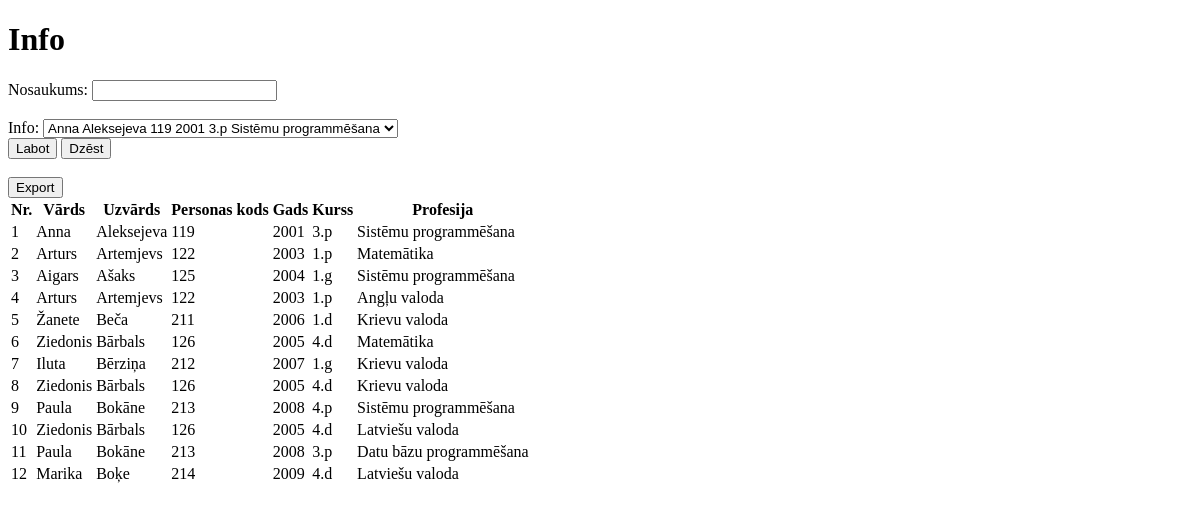
The page /Pages/info_page.php on the database its author committed.
### tables this page shows
CREATE TABLE students(
	id_student INT AUTO_INCREMENT PRIMARY KEY,
	firstName VARCHAR(40) NOT NULL,
	lastName VARCHAR(40) NOT NULL,
	codes VARCHAR(12) NOT NULL,
	years VARCHAR(4) NOT NULL);

CREATE TABLE courses(
	id_course INT AUTO_INCREMENT PRIMARY KEY,
	names VARCHAR(5) NOT NULL);

CREATE TABLE professions (
	id_profession INT AUTO_INCREMENT PRIMARY KEY,
	names VARCHAR(255) NOT NULL);

### services/info_service.php (called while the page is built, shortened)
<?php
    class InfoService{
        private $table = "info";
        public function getAllInfos($conn):array{
            $studentsService = new StudentsService();
            $courseService = new CoursesService();
            $professionsService = new ProfessionsService();
            $sql = "SELECT * FROM ".$this->table;
            $infos = array();
            $result = $conn->query($sql);
            while($row = $result->fetch_object()){
                $id = $row -> id_info;
                $studentID = $row->student_id;
                $courseID = $row->course_id;
                $professionID = $row->profession_id;
                $student = $studentsService ->getStudentsByID($conn,$studentID);
                $course = $courseService ->getCoursesByID($conn,$courseID);
                $profession = $professionsService ->getProfessionsByID($conn,$professionID);
                $this->info = new Info($student, $course, $profession);
               $this->info->setID($id);
                array_push($infos, $this->info);
            }
            return $infos;
        }
    }
?>

### services/students_service.php (called while the page is built, shortened)
<?php
    class StudentsService{
        private $table = "students";
        public function getStudentsByID($conn, $id):Students{
            $sql = "SELECT firstName, lastName ,codes,years FROM ".$this->table." WHERE id_student = $id";
            $result = $conn->query($sql);
            $row = $result->fetch_assoc();
            $fName = $row['firstName'];
            $lName = $row['lastName'];
            $code = (int) $row['codes'];
            $year = (int) $row['years'];
            $this->student = new Students($fName, $lName,$code,$year);
            return $this->student;
        }
    }
?>

### services/courses_service.php (called while the page is built, shortened)
<?php
    class CoursesService{
        private $table = "courses";
        public function getCoursesByID($conn, $id):Courses{
            $sql = "SELECT names FROM ".$this->table." WHERE id_course = $id";
            $result = $conn->query($sql);
            $row = $result->fetch_assoc();
            $Cname = $row['names'];
            $this->course = new Courses($Cname);
            return $this->course;
        }
    }
?>

### services/professions_service.php (called while the page is built, shortened)
<?php
    class ProfessionsService{
        private $table = "professions";
        public function getProfessionsByID($conn, $id):Professions{
            $sql = "SELECT names FROM ".$this->table." WHERE id_profession = $id";
            $result = $conn->query($sql);
            $row = $result->fetch_assoc();
            $names = $row['names'];
            $this->profession = new Professions($names);
            return $this->profession;
        }
    }
?>

### data/info.php (called while the page is built, shortened)
<?php
    class Info{
        private $student_id;
	private $course_id;
        private $profession_id;
        public function __construct(Students $student_id, Courses $course_id ,Professions $profession_id){
            $this->student_id = $student_id;
            $this->course_id = $course_id;
            $this->profession_id = $profession_id;
        }
        public function setId($id)
        {
                return $this;
        }
        public function getStudent_id()
        {
                return $this->student_id;
        }
	    public function getCourse_id()
	    {
	    	    return $this->course_id;
	    }
        public function getProfession_id()
        {
                return $this->profession_id;
        }
    }
?>

### data/students.php (called while the page is built, shortened)
<?php
    class Students{
        private $firstName;
        private $lastName;
        private $codes;
        private $years;
        public function __construct($firstName, $lastName,String $codes,$years){
            $this->firstName = $firstName;
            $this->lastName = $lastName;
            $this->codes = $codes;
            $this->years = $years;
        }
        public function getFirstName(){
            return $this->firstName;
        }
        public function getLastName(){
            return $this->lastName;
        }
        public function getCodes()
        {
                return $this->codes;
        }
        public function getYears()
        {
                return $this->years;
        }
    }
?>

### data/courses.php (called while the page is built, shortened)
<?php
    class Courses{
        private $Cnames;
        public function __construct($Cnames){
            $this->Cnames = $Cnames;
        }
        public function getNames(){
            return $this->Cnames;
        }
    }
?>

### data/professions.php (called while the page is built, shortened)
<?php
    class Professions{
        private $names;
        public function __construct($names){
            $this->names = $names;
        }
        public function getNames(){
            return $this->names;
        }
    }
?>

### Pages/info_page.php (the view, shortened to what this page needs)
<!doctype html>
<html>
    <head>
        <link rel="stylesheet" href="css/style.css" />
        <?php
        include_once('extras/includes.php');
        $infoService = new InfoService();
        ?>
    </head>
    <body>
    <h1>Info </h1>
            <form method="get">
                Nosaukums: <input type="text" name="gNos" /><br>
                <br>
                    Info: <select name="info">
                    <?php
                       $infos = $infoService->getAllInfos($conn);
                        foreach($infos as $i){
                            $fName = $i->getStudent_id()->getFirstName();
                            $lName = $i->getStudent_id()->getLastName();
                            $code = $i ->getStudent_id()->getCodes();
                            $year = $i ->getStudent_id()->getYears();
                            $course = $i ->getCourse_id()->getNames();
                            $profession = $i ->getProfession_id()->getNames();
                            echo "<option> $fName $lName  $code $year $course $profession</option>";
                        }
                    ?>
                    </select><br />
                <input type="submit" name="editCourses" value="Labot" />
                <input type="submit" name="deleteCourses" value="Dzēst" />
            </form>
            <br>
            <form method="post" action="extras/export_info.php">
             <input type="submit" name="export" class="btn btn-success" value="Export" />
            </form>
            <table>
                <tr>
                    <th>Nr.</th>
                    <th>Vārds</th>
                    <th>Uzvārds</th>
                    <th>Personas kods</th>
                    <th>Gads</th>
                    <th>Kurss</th>
                    <th>Profesija</th>
                </tr>
                <?php
                   $infos = $infoService->getAllInfos($conn);
                    $n = 1;
                    foreach($infos as $i){
                            $fName = $i->getStudent_id()->getFirstName();
                            $lName = $i->getStudent_id()->getLastName();
                            $code = $i ->getStudent_id()->getCodes();
                            $year = $i ->getStudent_id()->getYears();
                            $course = $i ->getCourse_id()->getNames();
                            $profession = $i ->getProfession_id()->getNames();
                        echo "<tr>
                                <td>$n</td>
                                <td>$fName</td>
                                <td>$lName</td>
                                <td>$code</td>
                                <td>$year</td>
                                <td>$course</td>
                                <td>$profession</td>
                            </tr>";
                        $n++;
                    }
                ?>
            </table>
                </body>
                </html>

### rows shown on the page
students: firstName "Anna", lastName "Aleksejeva", codes "119", years "2001"
courses: names "3.p"
professions: names "Sistēmu programmēšana"
students: firstName "Arturs", lastName "Artemjevs", codes "122", years "2003"
courses: names "1.p"
professions: names "Matemātika"
students: firstName "Aigars", lastName "Ašaks", codes "125", years "2004"
courses: names "1.g"
professions: names "Angļu valoda"
students: firstName "Žanete", lastName "Beča", codes "211", years "2006"
courses: names "1.d"
professions: names "Krievu valoda"
students: firstName "Ziedonis", lastName "Bārbals", codes "126", years "2005"
courses: names "4.d"
students: firstName "Iluta", lastName "Bērziņa", codes "212", years "2007"
students: firstName "Paula", lastName "Bokāne", codes "213", years "2008"
courses: names "4.p"
professions: names "Latviešu valoda"
professions: names "Datu bāzu programmēšana"
students: firstName "Marika", lastName "Boķe", codes "214", years "2009"

### other values the page prints
form field info "Anna Aleksejeva 119 2001 3.p Sistēmu programmēšana"
